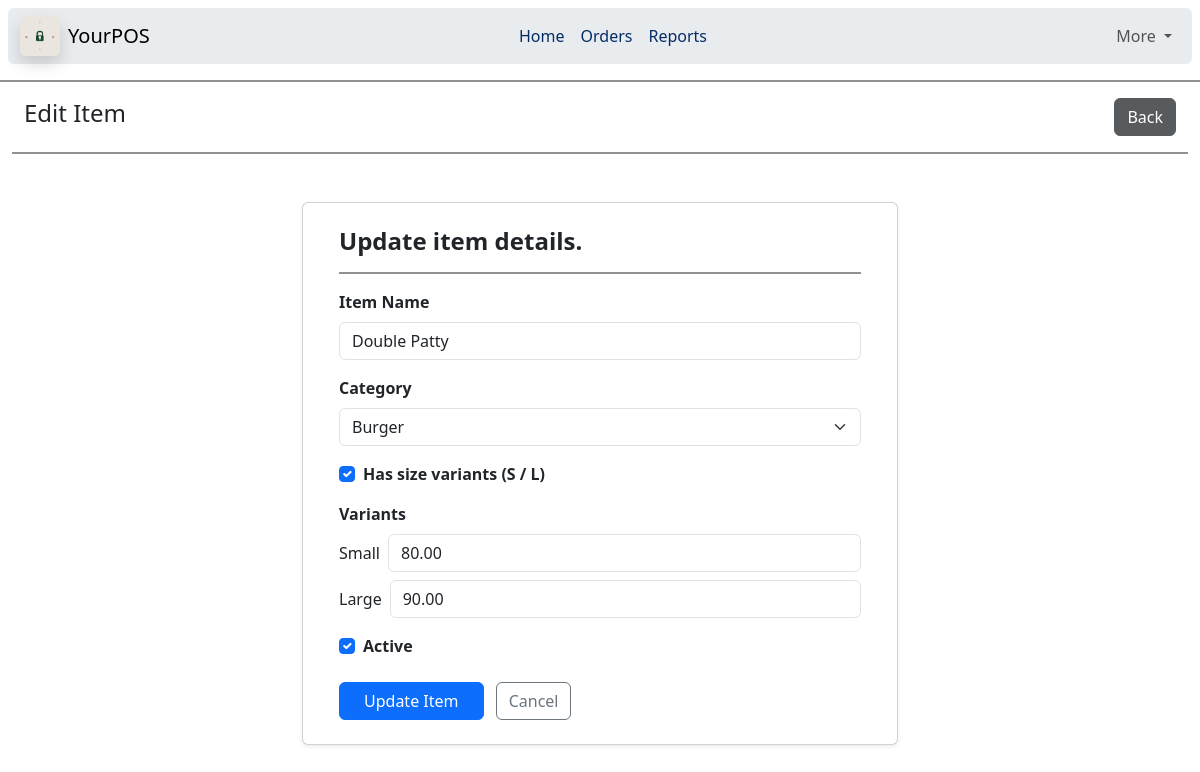
The page /edititem/5 on the database its author committed.
### home/models.py (models this page shows, shortened)
class MenuItem(models.Model):
    category = models.ForeignKey(
        MenuCategory,
        on_delete=models.PROTECT,
        related_name="items"
    )
    name = models.CharField(max_length=150, unique=True)
    base_price = models.DecimalField(max_digits=8, decimal_places=2)
    is_active = models.BooleanField(default=True)
    class Meta:
        unique_together = ("category", "name")

class MenuCategory(models.Model):
    name = models.CharField(max_length=100,unique=True)
    is_active = models.BooleanField(default=True)

class MenuVariant(models.Model):
    class Size(models.TextChoices):
        SMALL = "S", "Small"
        LARGE = "L", "Large"
    item = models.ForeignKey(
        MenuItem,
        on_delete=models.CASCADE,
        related_name="variants"
    )
    size= models.CharField(max_length=5, choices=Size.choices)
    price = models.DecimalField(max_digits=8, decimal_places=2)
    class Meta:
        unique_together = ("item", "size")

### home/views.py (the view, shortened to what this page needs)
# urls.py: path("edititem", views.edititem, name = 'edititem'),
def edititem(request, pk):
    item = MenuItem.objects.prefetch_related('variants').get(pk=pk)
    categories = MenuCategory.objects.filter(is_active=True)
    variants = {v.size: v.price for v in item.variants.all()}
    return render(request, 'edititem.html', {
        'item': item,
        'categories': categories,
        'variants': variants,
    })

### templates/edititem.html (shortened to what this page needs)
{% extends "base.html" %}
{% block body %}
<hr class="border border-dark border-1 opacity-50">
<div class="container-fluid">
    <div class="container-fluid d-flex justify-content-between align-items-center">
        <h4>Edit Item</h4>
        <a class="btn btn-dark opacity-75" href="{% url 'manageitems' %}">Back</a>
    </div>
    <hr class="border border-dark border-1 opacity-50">
    <div class="container my-5" style="max-width: 620px;">
        <div class="container my-5 card shadow-sm">
        <div class="card-body p-4">
            <h4 class="form-label fw-semibold">Update item details.</h4>
            <hr class="border border-dark border-1 opacity-50">
            <form method="POST">
                <div class="mb-3">
                    <label class="form-label fw-semibold">Item Name</label>
                    <input type="text" name="name" class="form-control" value="{{ item.name }}" required>
                </div>
                <div class="mb-3">
                    <label class="form-label fw-semibold">Category</label>
                    <select name="category" class="form-select" required>
                        {% for cat in categories %}
                        <option value="{{ cat.id }}" {% if cat.id == item.category.id %}selected{% endif %}>
                            {{ cat.name }}
                        </option>
                        {% endfor %}
                    </select>
                </div>
                <div class="mb-3 form-check">
                    <input type="checkbox" class="form-check-input" id="hasVariants" name="has_variants"
                        {% if variants %}checked{% endif %}>
                    <label class="form-check-label fw-semibold" for="hasVariants">Has size variants (S / L)</label>
                </div>
                <div class="mb-3 {% if not variants %}d-none{% endif %}" id="variantSection">
                    <label class="form-label fw-semibold">Variants</label>
                    <div class="d-flex gap-2 mb-2">
                        <label class="form-label w-auto my-auto">Small</label>
                        <input type="number" name="variant_price_s" class="form-control"
                            value="{{ variants.S }}" placeholder="Price (₹)" step="0.01" min="0">
                    </div>
                    <div class="d-flex gap-2">
                        <label class="form-label w-auto my-auto">Large</label>
                        <input type="number" name="variant_price_l" class="form-control"
                            value="{{ variants.L }}" placeholder="Price (₹)" step="0.01" min="0">
                    </div>
                </div>
                <div class="mb-4 form-check">
                    <input type="checkbox" class="form-check-input" id="isActive" name="is_active"
                        {% if item.is_active %}checked{% endif %}>
                    <label class="form-check-label fw-semibold" for="isActive">Active</label>
                </div>
                <button type="submit" class="btn btn-primary px-4">Update Item</button>
                <a href="{% url 'manageitems' %}" class="btn btn-outline-secondary ms-2">Cancel</a>
            </form>
        </div>
        </div>
    </div>
</div>
{% endblock %}

### rows shown on the page
MenuItem: name "Double Patty", category "Burger", is_active "☑"
MenuVariant: variant_price_s "80.00"
MenuVariant: variant_price_l "90.00"
